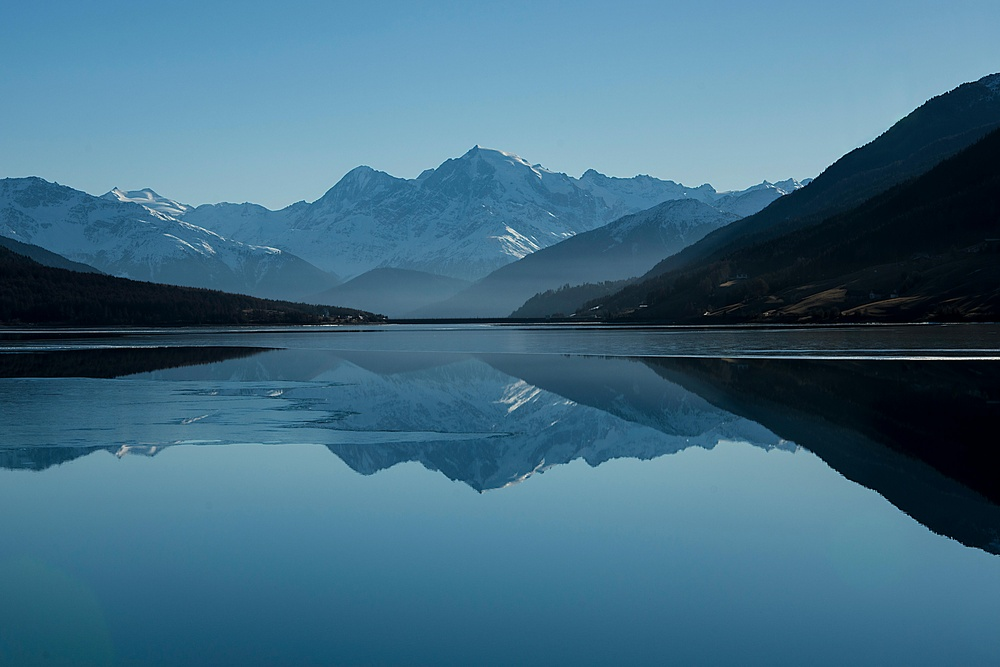
#> input picture image.jpg, 1000 x 667 px, shrunk from 6000 x 4000 before the run, found by its file name
$ jupyter execute Exp07.ipynb
#> lines starting #> are read from the running program, lines starting #| are printed output that depends on the picture
[cell 1]
import cv2
import numpy as np
import matplotlib.pyplot as plt

def histogram_equalization(img):
    """Apply Histogram Equalization to enhance the image."""
    # Step 2: Compute Histogram
    hist, bins = np.histogram(img.flatten(), 256, [0, 256])

    # Step 3: Compute the Cumulative Distribution Function (CDF)
    cdf = hist.cumsum()  # Cumulative sum of the histogram
    cdf_normalized = cdf * float(hist.max()) / cdf.max()  # Normalize CDF

    # Step 4: Equalization Mapping (Normalize the CDF and map it to the range 0-255)
    cdf_m = np.ma.masked_equal(cdf, 0)  # Mask zeros in CDF
    cdf_m = (cdf_m - cdf_m.min()) * 255 / (cdf_m.max() - cdf_m.min())  # Scale to 0-255
    cdf = np.ma.filled(cdf_m, 0).astype('uint8')  # Replace masked values with 0 and convert to uint8

    # Step 5: Apply Mapping
    img_equalized = cdf[img]  # Map the original image pixels to the new values using the CDF

    return img_equalized

def main():
    # Step 1: Read the Image
    img = cv2.imread('C:/Users/Student/Documents/Img processing/image.jpg', cv2.IMREAD_GRAYSCALE)  # Load as grayscale
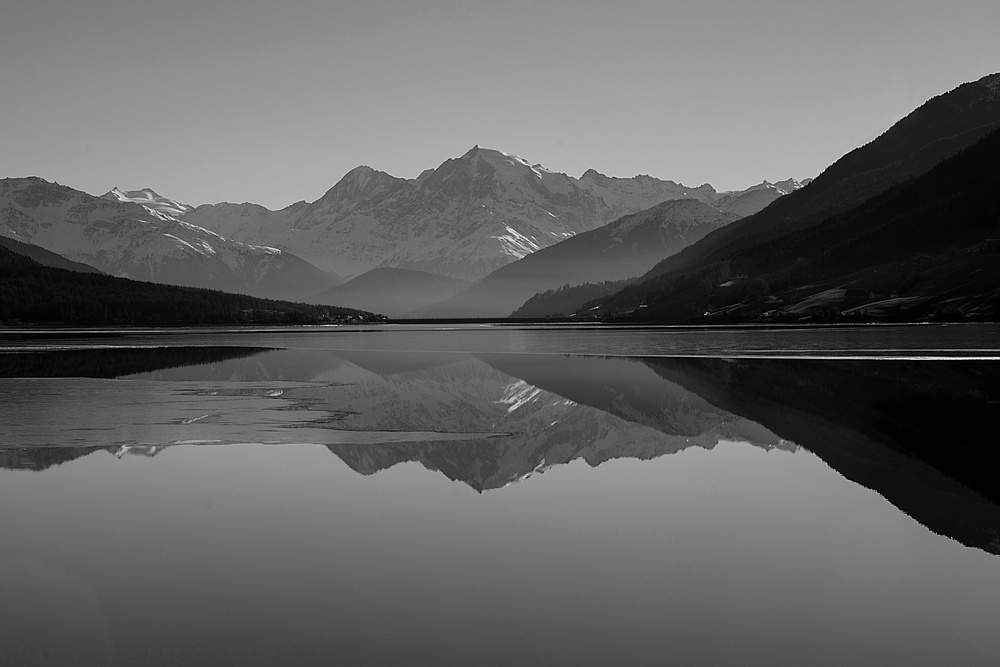
#> img: shape (667, 1000); min 0, max 255, mean 98

    if img is None:
        print("Error: Image not found!")
        return

    # Apply Histogram Equalization
    img_equalized = histogram_equalization(img)
#> in histogram_equalization, `hist, bins = np.histogram(img.flatten(), 256, [0, 256])`: hist = 256 values, max 7035 at index 9, min 0 at index 246, mean 2605.5; bins = 257 values from 0 to 256
#> in histogram_equalization, `cdf = hist.cumsum()`: cdf = 256 values from 1493 to 667000
#> in histogram_equalization, `cdf_normalized = cdf * float(hist.max()) / cdf.max()`: cdf_normalized = 256 values from 15.75 to 7035
#> in histogram_equalization, `cdf = np.ma.filled(cdf_m, 0).astype('uint8')`: cdf = 256 values from 0 to 255
#> in histogram_equalization, `img_equalized = cdf[img]`:
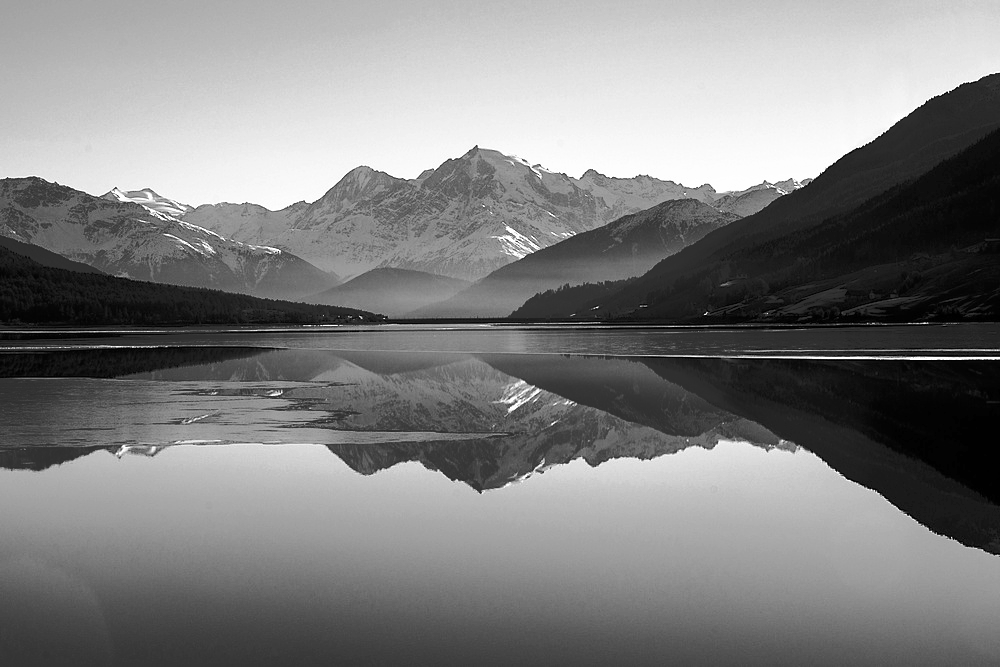
#> img_equalized: shape (667, 1000); min 0, max 255, mean 127.6

    # Step 6: Display Results
    # Plot original and equalized images side by side
    plt.figure(figsize=(10, 5))

    # Original Image
    plt.subplot(1, 2, 1)
    plt.imshow(img, cmap='gray')
    plt.title('Original Image')
    plt.axis('off')

    # Equalized Image
    plt.subplot(1, 2, 2)
    plt.imshow(img_equalized, cmap='gray')
    plt.title('Equalized Image')
    plt.axis('off')

    plt.show()
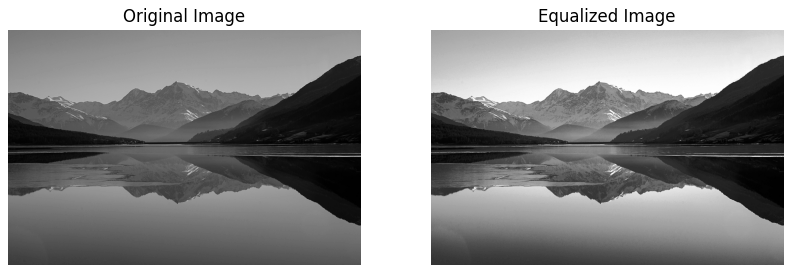
#> figure drawn by matplotlib, 2 panels

# Run the program
if __name__ == "__main__":
    main()
